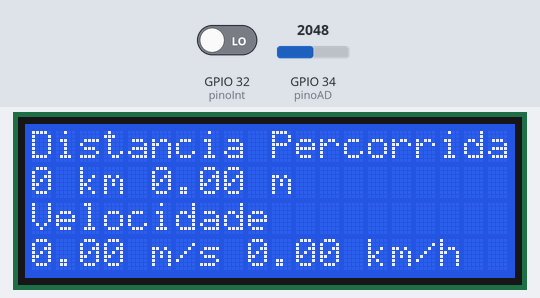
The sketch below on a simulated ESP32. Shown: 20×4 character LCD. The inputs (shaded band) are chosen by the test bench; at power-on: GPIO 32 (pinoInt) LOW, GPIO 34 (pinoAD) = 2048. WiFi joins after 1.5 s; servers stay silent unless stated.

Above: at 8.5 s.
8.6 s: GPIO 32 (pinoInt) driven HIGH
At 10.9 s:
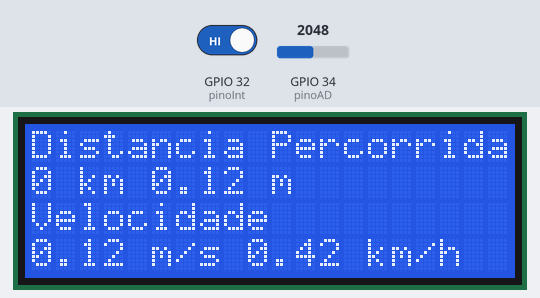
11.4 s: GPIO 32 (pinoInt) driven LOW
At 14.3 s:
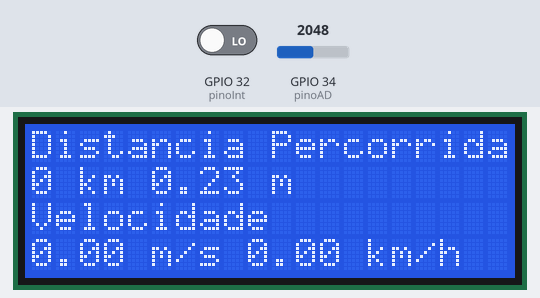
14.4 s: GPIO 32 (pinoInt) driven HIGH
At 16.7 s:
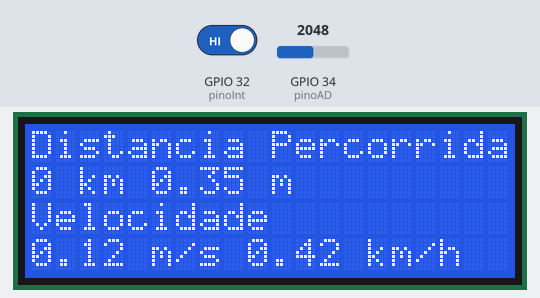
Timing chart, 0 to 18.2 s (numbered marks = the images above; inputs shaded):
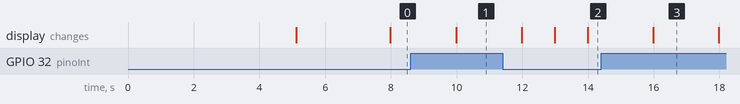

The sketch:

odometro_velocimetro_06_12_2021_Blynk.ino
```cpp
/*
  Engenharia Biomedica I
  Paulo Cesar Menegon de Castro RA11201721788

  Funcao: exibe informacoes sobre a distância percorrida em m e km e a velocidade
  em m/s e km/hora em um display LCD ou em um celular via Blynk

  Data: 06.12.2021
*/

// Carrega bibliotecas
#include <Wire.h>
#include <BlynkSimpleEsp32.h>
#include <WiFi.h>
#include <WiFiClient.h>
#define BLYNK_PRINT Serial
#include <LiquidCrystal_I2C.h>                              // Controle do display LCD via I2C
LiquidCrystal_I2C lcd(0x27, 20, 4);                         // Display 4 linhas x 20 caracteres
int pinoAD = 34;                                            // Pino do conversor AD - GPIO 34 (Analog ADC1_CH6)
int pinoInt = 32;                                           // Pino da interrupcao
const float raioRoda = 0.335;                               // Raio da roda da bicicleta(m)
const float circRoda = 0.349 * raioRoda;                    // Comprimento de 1/18 de uma volta completa
volatile long int pulsos = 0;                               // Numero de pulsos do sensor indutivo
volatile int valorAD = 0;                                   // Valor da conversao AD (0 = 0V, 4095 = 3.3V)
volatile float dist = 0;                                    // Variaveis usadas dentro e fora da interrupcao
volatile float dist_ant = 0;                                // sao do tipo volatile
volatile float velo = 0;
volatile int km;
unsigned long tmpLeituraAD = 0;                             // Intervalo para leitura do conversor AD
unsigned long tmpEscritaLCD = 0;                            // Intervalo para escrita no LCD
unsigned long tmpVelocidade = 0;                            // Intervalo para escrita no LCD
char auth[] = "C8VR0ysWFrMSemx2pB50-QB_xEtMf6QD";           // Autenticacao Blynk
// Autenticacao rede WiFi
const char* ssid = "manoela_2g";
const char* password = "05032011";
BlynkTimer timer;

void IRAM_ATTR funcao_ISR()                                 // Funcao chamada quando ha interrupcao
{
  valorAD = analogRead(pinoAD);
  if (valorAD > 1500 && valorAD < 2500) {
    pulsos++;
  }
}

void setup()
{
  // Comunicacao serial
  lcd.init();                                               // Inicia o LCD via I2C
  lcd.backlight();
  lcd.setCursor(3, 0);
  lcd.print("Instrumentacao");
  lcd.setCursor(4, 1);
  lcd.print("Biomedica I");
  lcd.setCursor(1, 2);
  lcd.print("Paulo C. M. Castro");
  lcd.setCursor(3, 3);
  lcd.print("RA11201721788");
  delay(5000);
  lcd.clear();
  pinMode(pinoAD, INPUT);
  pinMode(pinoInt, INPUT);
  attachInterrupt(pinoInt, funcao_ISR, HIGH);
  // Autenticacao Blynk
  Blynk.begin(auth, ssid, password);
  // Intervalo de 1s entre as leituras
  timer.setInterval(1000L, principal);
}

void loop()
{
  timer.run();
  Blynk.run();
}

void principal() {
  if (millis() - tmpEscritaLCD >= 1000) {
    tmpEscritaLCD = millis();
    lcd.clear();
    lcd.setCursor(0, 0);
    lcd.print("Distancia Percorrida");
    lcd.setCursor(0, 1);
    km = dist / 1000;
    lcd.print(km);
    lcd.print(" km ");
    lcd.print(dist - km * 1000);
    lcd.print(" m");
    lcd.setCursor(0, 2);
    lcd.print("Velocidade");
    lcd.setCursor(0, 3);
    lcd.print(velo);
    lcd.print(" m/s ");
    lcd.print(velo * 3.6);
    lcd.print(" km/h");
    dist_ant = dist;
  }
  dist = pulsos * circRoda, 2;
  velo = dist - dist_ant;
  // envia dados para o Blynk
  Blynk.virtualWrite(V0, velo);
  Blynk.virtualWrite(V1, velo * 3.6);
  Blynk.virtualWrite(V2, km);
  Blynk.virtualWrite(V3, dist - km * 1000);
}
```

Measured:
- after the input at 8.6 s, the display: changes after 1.4 s (image 1)
- after the input at 11.4 s, the display: first differs from a run without the input after 1.6 s (image 2 shows a later state)
- after the input at 14.4 s, the display: changes after 1.6 s (image 3)
